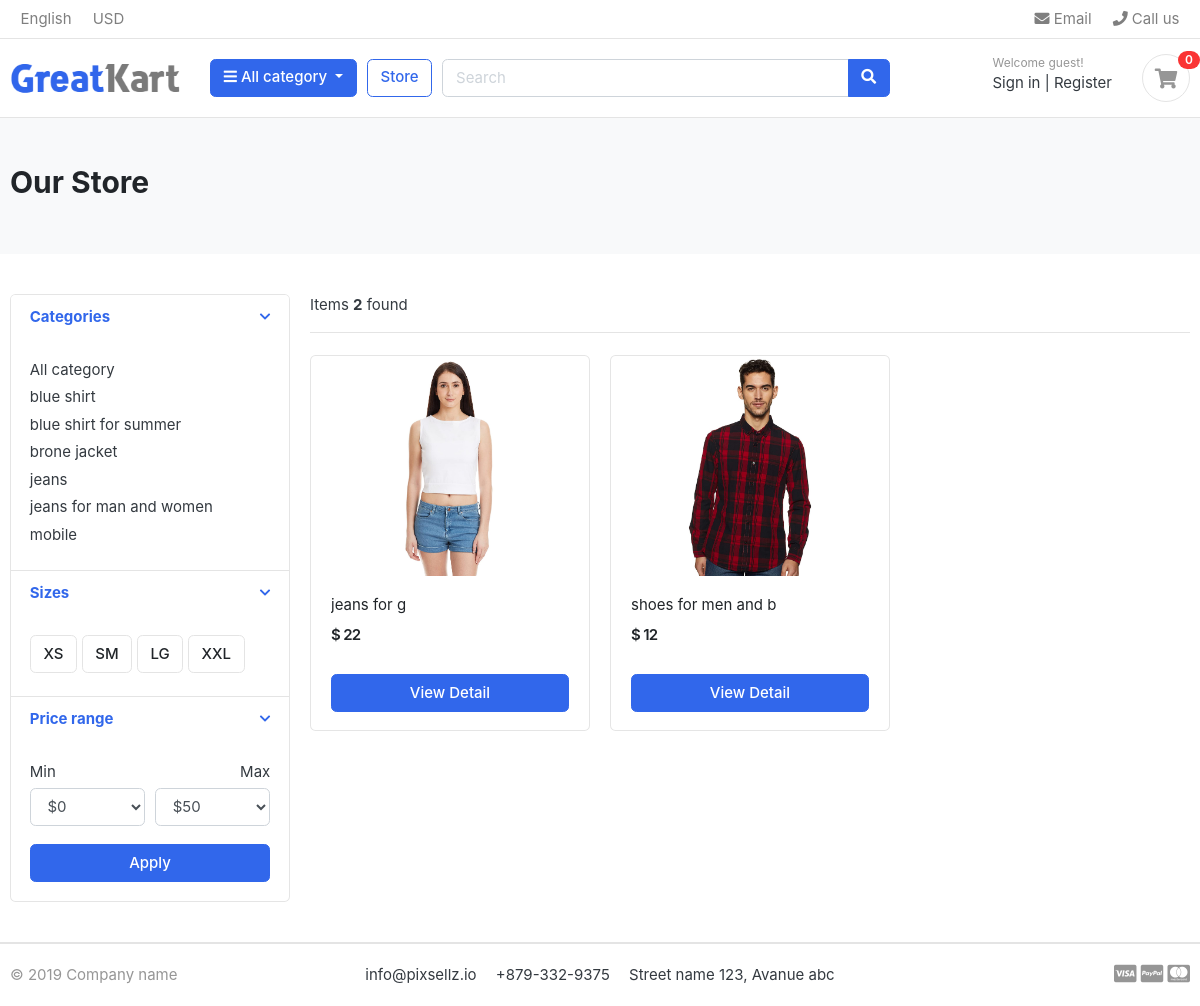
The app's page /store/category/jeans-for-man-and-women/ with its own data.
### category/models.py (models this page shows, shortened)
class Category(models.Model):
    category_name = models.CharField(max_length=100, unique=True, verbose_name="Category Name")
    slug          = models.SlugField(max_length=100, unique=True, blank=True, verbose_name="URL Slug")
    parent        = models.ForeignKey('self', on_delete=models.CASCADE, null=True, blank=True, related_name='children', verbose_name="Parent Category")
    description   = models.TextField(blank=True, null=True, verbose_name="Category Description")
    cat_image     = models.ImageField(upload_to='photo/categories', blank=True, null=True, verbose_name="Category Image")
    created_at    = models.DateField(auto_now_add=True, verbose_name="Created At")
    updated_at    = models.DateField(auto_now=True, verbose_name="Updated At")
    class Meta:
        verbose_name = "Category"
        verbose_name_plural = "Categories"
        ordering = ['category_name']  # Changed from 'name' to 'category_name'
    def get_url(self):
        return reverse('product_by_category', args=[self.slug])

### store/models.py (models this page shows, shortened)
class Product(models.Model):
    product_name = models.CharField( max_length=50)
    slug = models.SlugField()
    description = models.TextField( max_length=550)
    price = models.IntegerField()
    image = models.ImageField( upload_to=None, height_field=None, width_field=None, max_length=None)
    stock  = models.IntegerField()
    is_available = models.BooleanField(default = True)
    category  = models.ForeignKey(Category, on_delete=models.CASCADE)
    created_data = models.DateTimeField( auto_now_add=True)
    modified_date = models.DateTimeField( auto_now_add=True)
    def get_url(self):
        return reverse('product_detail', args=[self.category.slug,self.slug])

### store/views.py (the view)
# urls.py: path('store/',include('store.urls')),
def store(request, category_slug=None):
    categories = None
    products = None
    if category_slug:
        categories = get_object_or_404(Category, slug=category_slug)
        products = Product.objects.filter(category=categories, is_available=True)
        pagenator = Paginator(products,6)
        page = request.GET.get('page')
        paged_products=pagenator.get_page(page)
        product_count = products.count()
    else:
        products = Product.objects.filter(is_available=True).order_by('id')
        paginator= Paginator(products,6)
        page = request.GET.get('page')
        paged_products = paginator.get_page(page)
        product_count = products.count()
    context = {
        'products': paged_products,
        'product_count': product_count,
        'categories': categories,
    }
    return render(request, 'store/store.html', context)

### carts/context_processors.py (called while the page is built)
def counter(request):
    cart_count = 0
    if 'admin' in request.path:
        return {}
    else:
        try:
            cart = Cart.objects.filter(cart_id = _cart_id(request))
            cart_items = CartItem.objects.all().filter(cart=cart[:1])
            for cart_item in cart_items:
                cart_count += cart_item.quantity
        except Cart.DoesNotExist:
            cart_count = 0
    return dict(cart_count= cart_count )

### carts/views.py (called while the page is built)
def _cart_id(request):
    cart = request.session.session_key
    if not cart:
        cart = request.session.create()
    return cart

### category/context_processors.py (called while the page is built)
def menu_links(request):
    links = Category.objects.all()
    return dict(links=links)

### templates/store/store.html (shortened to what this page needs)
{% extends "base.html" %}
{% load static  %}
{% block content %}
<section class="section-pagetop bg">
    <div class="container">
        {% if 'search' in request.path %}
        <h2 class="title-page">Search Result</h2>
        {% else %}
        <h2 class="title-page">Our Store</h2>
        {%endif%}
    </div>
    </section>
    <section class="section-content padding-y">
    <div class="container">
    <div class="row">
        <aside class="col-md-3">
    <div class="card">
        <article class="filter-group">
            <header class="card-header">
                <a href="#" data-toggle="collapse" data-target="#collapse_1" aria-expanded="true" class="">
                    <i class="icon-control fa fa-chevron-down"></i>
                    <h6 class="title">Categories</h6>
                </a>
            </header>
            <div class="filter-content collapse show" id="collapse_1" style="">
                <div class="card-body">
                    <ul class="list-menu">
                    <li><a href="{% url 'store' %}">All category</a></li>
                        {% for category in links %}
                    <li><a href="{{category.get_url}}">{{category.category_name }}</a></li>
                        {% endfor %}
                    </ul>
                </div>
            </div>
        </article>
        <article class="filter-group">
            <header class="card-header">
                <a href="#" data-toggle="collapse" data-target="#collapse_4" aria-expanded="true" class="">
                    <i class="icon-control fa fa-chevron-down"></i>
                    <h6 class="title">Sizes </h6>
                </a>
            </header>
            <div class="filter-content collapse show" id="collapse_4" style="">
                <div class="card-body">
                  <label class="checkbox-btn">
                    <span class="btn btn-light"> XS </span>
                  </label>
                  <label class="checkbox-btn">
                    <span class="btn btn-light"> SM </span>
                  </label>
                  <label class="checkbox-btn">
                    <span class="btn btn-light"> LG </span>
                  </label>
                  <label class="checkbox-btn">
                    <span class="btn btn-light"> XXL </span>
                  </label>
            </div>
            </div>
        </article>
        <article class="filter-group">
            <header class="card-header">
                <a href="#" data-toggle="collapse" data-target="#collapse_3" aria-expanded="true" class="">
                    <i class="icon-control fa fa-chevron-down"></i>
                    <h6 class="title">Price range </h6>
                </a>
            </header>
            <div class="filter-content collapse show" id="collapse_3" style="">
                <div class="card-body">
                    <div class="form-row">
                    <div class="form-group col-md-6">
                      <label>Min</label>
                          <select class="mr-2 form-control">
                            <option value="0">$0</option>
                        </select>
                    </div>
                    <div class="form-group text-right col-md-6">
                      <label>Max</label>
                          <select class="mr-2 form-control">
                            <option value="50">$50</option>
                        </select>
                    </div>
                    </div>
                    <button class="btn btn-block btn-primary">Apply</button>
                </div>
            </div>
        </article>
    </div>
        </aside>
        <main class="col-md-9">
    <header class="border-bottom mb-4 pb-3">
            <div class="form-inline">
                <span class="mr-md-auto">Items <b>{{ product_count }}</b> found </span>
            </div>
    </header>
    <div class="row">
        {% if products %}
        {% for product in products %}
        <div class="col-md-4">
            <figure class="card card-product-grid">
                <div class="img-wrap">
                    <a href="{{product.get_url}}"><img src="{{product.image.url}}"></a>
                </div>
                <figcaption class="info-wrap">
                    <div class="fix-height">
                        <a href="{{product.get_url}}" class="title">{{product.product_name}}</a>
                        <div class="price-wrap mt-2">
                            <span class="price">$ {{product.price}}</span>
                        </div>
                    </div>
                    <a href="{{product.get_url }}" class="btn btn-block btn-primary">View Detail</a>
                </figcaption>
            </figure>
        </div>
        {% endfor %}
        {% else %}
        <h1>NO result Fount..</h1>
        {% endif %}
    </div>
        </main>
    </div>
    </div>
    </section>
{% endblock  %}

### static/css/ui.css (style rules this page uses)
html { font-family: "Inter", sans-serif; font-size: 15px; }
.img-wrap { text-align: center; display: block; }
.img-wrap img { max-width: 100%; }
.price-wrap { letter-spacing: -0.7px; }
.padding-y { padding-top: 40px; padding-bottom: 40px; }
figure { margin-bottom: 0; }
article:after, .form-group:after { display: block; clear: both; content: ""; }
.bg { background-color: #f8f9fa; }
.title-page { color: #212529; }
.btn-light { background-color: #fff; border-color: #e4e4e4; }
[class*=list-] li:after { visibility: hidden; display: block; content: ""; overflow: hidden; height: 0; clear: both; }
.list-menu { list-style: none; margin: 0; padding-left: 0; }
.list-menu li { margin-bottom: 5px; }
.list-menu a { color: #343a40; }
[class*=card-product] a.title { color: #212529; display: block; }
[class*=card-product] .img-wrap { overflow: hidden; position: relative; }
[class*=card-product] .img-wrap img { height: 100%; max-width: 100%; width: auto; display: inline-block; -o-object-fit: cover; object-fit: cover; }
.card-product-grid { margin-bottom: 20px; }
.card-product-grid .img-wrap { border-radius: 0.2rem 0.2rem 0 0; height: 220px; }
.card-product-grid .info-wrap { overflow: hidden; padding: 18px 20px; }
.card-product-grid .fix-height { height: 80px; overflow: hidden; }
.card .img-wrap { overflow: hidden; }
.price { font-weight: 600; color: #212529; }
.icon-control { margin-top: 5px; float: right; font-size: 80%; }
.card-header .title { margin-bottom: 0; line-height: 1.5; }
.filter-group { border-bottom: 1px solid #e4e4e4; }
.filter-group .card-header { border-bottom: 0; }
.filter-group:last-child { border-bottom: 0; }
.checkbox-btn { position: relative; }
.section-pagetop { padding: 45px 0; }

### records on screen
Category: category_name "blue shirt"
Category: category_name "blue shirt for summer"
Category: category_name "brone jacket"
Category: category_name "jeans"
Category: category_name "jeans for man and women"
Category: category_name "mobile"
Product: image (picture), product_name "jeans for g", price "22"
Product: image (picture), product_name "shoes for men and b", price "12"

### other values on screen
{{ cart_count }} "0"
{{ product_count }} "2"
